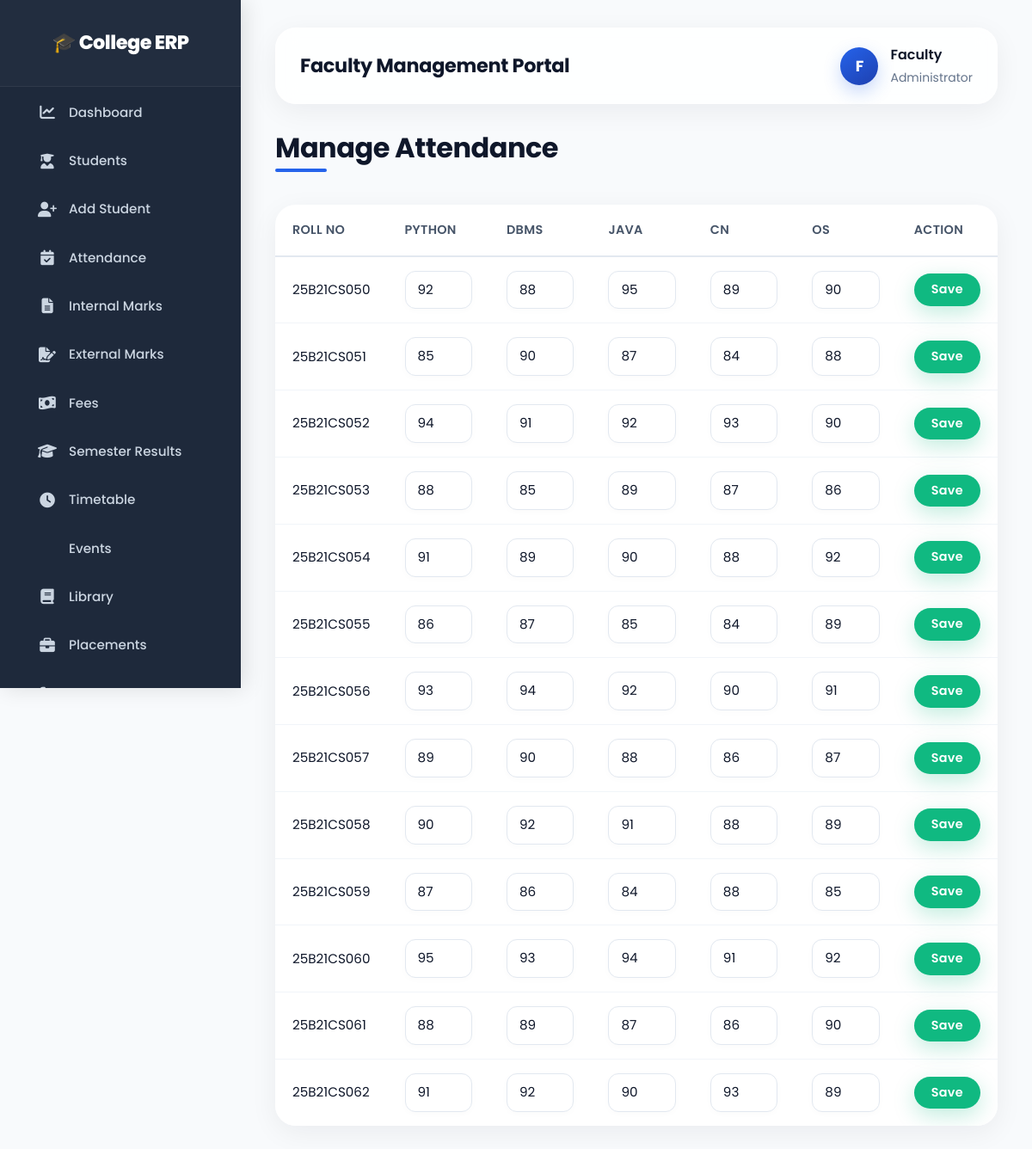
Screenshot of /manage-attendance (signed in) with the database file from the repository.
### tables this page shows
CREATE TABLE "attendance" (
"RollNo" TEXT,
  "Python" INTEGER,
  "DBMS" INTEGER,
  "Java" INTEGER,
  "OS" INTEGER,
  "CN" INTEGER
);

### app.py (the view, shortened to what this page needs)
@app.route("/manage-attendance", methods=["GET", "POST"])
def manage_attendance():
    if not faculty_logged_in():
        return redirect("/faculty-login")
    conn = get_db_connection()
    data = conn.execute("SELECT * FROM attendance").fetchall()
    conn.close()
    return render_template(
        "manage_attendance.html",
        data=[dict(row) for row in data]
    )

### app.py (called while the page is built)
def get_db_connection():
    conn = sqlite3.connect(DB_FILE)
    conn.row_factory = sqlite3.Row
    return conn

def faculty_logged_in():
    return "faculty_id" in session

### templates/manage_attendance.html (shortened to what this page needs)
{% extends 'faculty_base.html' %}
{% block content %}
<h2>Manage Attendance</h2>
<table class="table table-bordered">
<thead>
<tr>
<th>Roll No</th>
<th>Python</th>
<th>DBMS</th>
<th>Java</th>
<th>CN</th>
<th>OS</th>
<th>Action</th>
</tr>
</thead>
<tbody>
{% for row in data %}
<form method="POST">
<tr>
<td>
{{ row.RollNo }}
</td>
<td>
<input
type="number"
class="form-control"
name="python"
value="{{ row.Python }}">
</td>
<td>
<input
type="number"
class="form-control"
name="dbms"
value="{{ row.DBMS }}">
</td>
<td>
<input
type="number"
class="form-control"
name="java"
value="{{ row.Java }}">
</td>
<td>
<input
type="number"
class="form-control"
name="cn"
value="{{ row.CN }}">
</td>
<td>
<input
type="number"
class="form-control"
name="os"
value="{{ row.OS }}">
</td>
<td>
<button
class="btn btn-success">
Save
</button>
</td>
</tr>
</form>
{% endfor %}
</tbody>
</table>
{% endblock %}

### templates/faculty_base.html (style rules this page uses)
* { margin: 0; padding: 0; box-sizing: border-box; font-family: 'Poppins', 'Segoe UI', system-ui, sans-serif; }
body { background: #f8fafc; color: #0f172a; transition: background 0.3s ease; line-height: 1.6; }
.table { margin-bottom: 0; border-collapse: separate; border-spacing: 0; }
.table thead { background: #f1f5f9; color: #0f172a; }
.table thead th { font-weight: 600; font-size: 0.9rem; text-transform: uppercase; letter-spacing: 0.3px; color: #475569; padding: 16px 18px; border-bottom: 2px solid #e2e8f0; text-align: left; }
.table tbody td { padding: 14px 18px; border-bottom: 1px solid #f1f5f9; color: #0f172a; vertical-align: middle; }
.table tbody tr:last-child td { border-bottom: none; }
.btn { font-weight: 600; font-size: 0.9rem; padding: 10px 24px; border-radius: 50px; letter-spacing: 0.3px; transition: all 0.3s cubic-bezier(0.4, 0, 0.2, 1); box-shadow: 0 4px 16px rgba(0, 0, 0, 0.06); border: none; }
.btn-success { background: #10b981; color: #fff; box-shadow: 0 8px 24px rgba(16, 185, 129, 0.30); }

### templates/manage_attendance.html (style rules this page uses)
h2 { color: #0f172a; margin-bottom: 30px; font-size: 2rem; font-weight: 700; letter-spacing: -0.5px; position: relative; display: inline-block; }
h2::after { content: ''; position: absolute; bottom: -8px; left: 0; width: 60px; height: 4px; background: #2563eb; border-radius: 4px; transition: width 0.3s ease; }
.table { background: #ffffff; border-radius: 24px; overflow: hidden; box-shadow: 0 8px 32px rgba(15, 23, 42, 0.06); border: 1px solid rgba(226, 232, 240, 0.6); width: 100%; border-collapse: separate; border-spacing: 0; margin-top: 16px; font-size: 0.95rem; }
.table-bordered { border: none; }
.table-bordered th, .table-bordered td { border: none; }
.table thead { background: linear-gradient(145deg, #f1f5f9, #e2e8f0); color: #0f172a; }
.table thead th { font-weight: 600; font-size: 0.9rem; text-transform: uppercase; letter-spacing: 0.3px; color: #475569; padding: 18px 20px; border-bottom: 2px solid #e2e8f0; text-align: left; white-space: nowrap; }
.table tbody td { padding: 16px 20px; border-bottom: 1px solid #f1f5f9; color: #0f172a; vertical-align: middle; }
.table tbody tr:last-child td { border-bottom: none; }
.table tbody tr:nth-of-type(even) { background: #fafbfc; }
.form-control { border-radius: 12px; padding: 10px 14px; border: 1px solid #e2e8f0; background: #ffffff; color: #0f172a; font-size: 0.95rem; transition: all 0.3s ease; box-shadow: 0 2px 8px rgba(0, 0, 0, 0.02); width: 100%; min-width: 70px; }
.form-control[type="number"] { -moz-appearance: textfield; }
.btn { font-weight: 600; font-size: 0.9rem; padding: 8px 20px; border-radius: 50px; letter-spacing: 0.3px; transition: all 0.3s cubic-bezier(0.4, 0, 0.2, 1); box-shadow: 0 4px 16px rgba(0, 0, 0, 0.06); border: none; }
.btn-success { background: #10b981; color: #fff; box-shadow: 0 8px 24px rgba(16, 185, 129, 0.25); }
.table * { box-sizing: border-box; }

### rows the page displays
attendance: RollNo "25B21CS050", python "92", dbms "88", java "95", cn "89", os "90"
attendance: RollNo "25B21CS051", python "85", dbms "90", java "87", cn "84", os "88"
attendance: RollNo "25B21CS052", python "94", dbms "91", java "92", cn "93", os "90"
attendance: RollNo "25B21CS053", python "88", dbms "85", java "89", cn "87", os "86"
attendance: RollNo "25B21CS054", python "91", dbms "89", java "90", cn "88", os "92"
attendance: RollNo "25B21CS055", python "86", dbms "87", java "85", cn "84", os "89"
attendance: RollNo "25B21CS056", python "93", dbms "94", java "92", cn "90", os "91"
attendance: RollNo "25B21CS057", python "89", dbms "90", java "88", cn "86", os "87"
attendance: RollNo "25B21CS058", python "90", dbms "92", java "91", cn "88", os "89"
attendance: RollNo "25B21CS059", python "87", dbms "86", java "84", cn "88", os "85"
attendance: RollNo "25B21CS060", python "95", dbms "93", java "94", cn "91", os "92"
attendance: RollNo "25B21CS061", python "88", dbms "89", java "87", cn "86", os "90"
attendance: RollNo "25B21CS062", python "91", dbms "92", java "90", cn "93", os "89"
